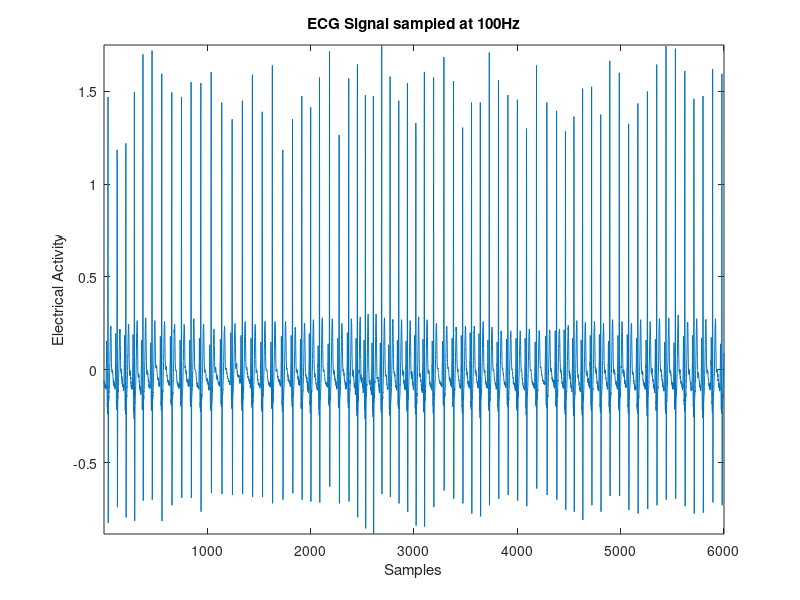
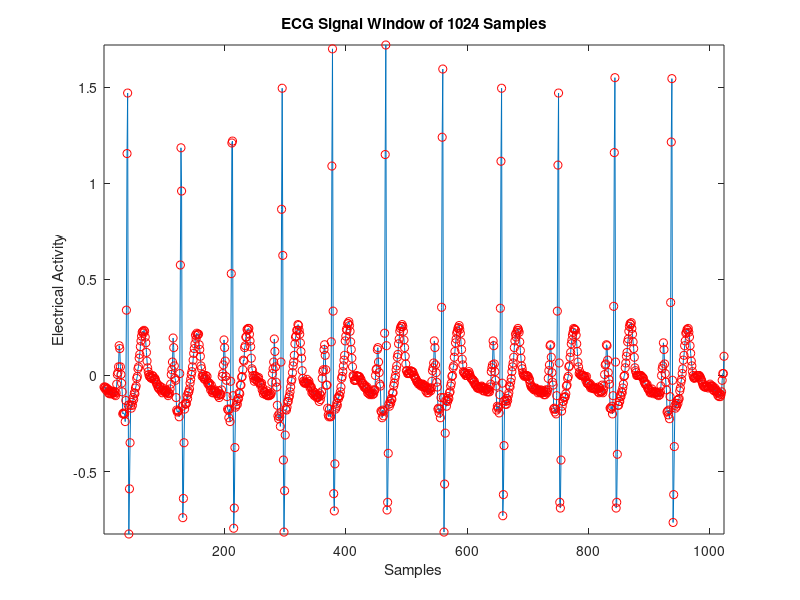

The MATLAB script that drew these images, in order: (Note: this script raises an error after producing the figures.)

%% %%%%%%%%%%%%% Load ECG Signal %%%%%%%%%%%%%%%%
ecg_sig = load('ecg.txt');      %Load the ECG Signal into our Workspace
figure(1)
plot(ecg_sig)                   %Show ECG Signal
xlabel('Samples');ylabel('Electrical Activity');title('ECG Signal sampled at 100Hz');
axis tight

%% %%%%%%%%%%%%%% Select a Window of 1024 points %%%%%%%%%%%%%%%%%%
N=1024;
figure(2)
x=ecg_sig(1:N);     %select the signal of 1024 samples
plot(x)
hold on
plot(x,'ro')
xlabel('Samples');ylabel('Electrical Activity');title('ECG Signal Window of 1024 Samples');
axis tight

%% Kaiser bandpass-filter
Ap = 0.2;   %Maximum Passband ripple
Aa = 20;    %Minimum stopband attenuation
fp1 = 8;
fp2 = 20;
fa1 = 1;
fa2 = 30;
fs = 100;
bpFilt = designfilt('bandpassfir','PassbandFrequency1',fp1,'PassbandFrequency2',fp2, 'StopbandFrequency1',fa1,'StopbandFrequency2',fa2, 'SampleRate',fs,'PassbandRipple',Ap,'StopbandAttenuation1',Aa, 'StopbandAttenuation2',Aa,'DesignMethod','kaiserwin');
h = fvtool(bpFilt);
y=filter(bpFilt,x);     %Filter the signal with kaiser window
figure(3)
plot(y);title('Filtered Signal');xlabel('Samples');ylabel('Electrical Activity');
axis tight

%% %%%%%%%%%%%%% Differentiation %%%%%%%%%%%%%%%%%%

D_y = diff(y);
figure(4)
plot(D_y)
xlabel('Samples');ylabel('Electrical Activity');title('Differentiated Filtered ECG Signal');
axis tight

%% %%%%%%%%%%%%% Hilbert Transform %%%%%%%%%%%%%%%%%%%%%%%%%%%%%%%%%

H_D_y = hilbert(D_y);
H_D_y = abs(H_D_y);
figure(5)
plot(H_D_y)
xlabel('Samples');ylabel('Electrical Activity');title('Hilbert T/F of Diff. Filtered ECG Signal');
axis tight

%%  %%%%%%%% Beat count %%%%%%%%%%%%%%%%%%%%%%%%%%%%%%%%

% count the dominant peaks in the signal (these corresponds to heartbeats)
% peaks are defined to be samples greater than their two nearest neighbours and  greater than 0.475 

sig=H_D_y;
    beat_count = 0;
for k = 2 : length(sig)-1
   if(sig(k)>sig(k-1) & sig(k)>sig(k+1) & sig(k)>0.75)
       disp('Prominant peak found');
       beat_count = beat_count + 1;
   end
end

% Devide the beats counted by the signal  duration (in miutes)
display('Total no of beats:')
beat_count
N = length(sig);
Fs=100;
duration_in_seconds = N/Fs;
duration_in_minutes = duration_in_seconds/60;
BPM = beat_count+11 / duration_in_minutes;
display('Beats per Minute:')
BPM

if(BPM>70 & BPM<80)
    display('Health Condition: Normal');
end